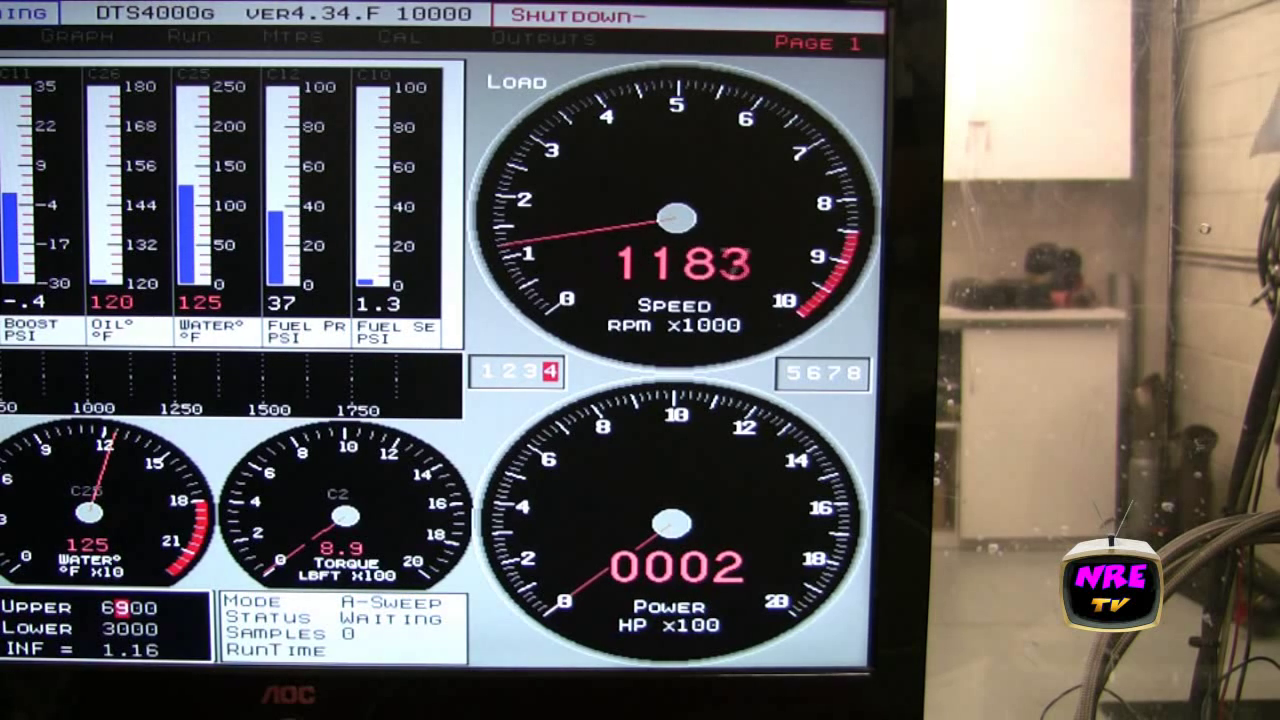
#> input picture cae/datasets/testing/frame_0.bmp, 1280 x 720 px
$ python smoothing1.py ../datasets/testing/frame_0.bmp
#> lines starting #> are read from the running program, lines starting #| are printed output that depends on the picture; after the words box and inside, x2 and y2 are one past the last pixel; in counts of white or black regions, pixels touching at a corner belong together
import sys
import cv2 as cv
import numpy as np

#  Global Variables

DELAY_CAPTION = 1500
DELAY_BLUR = 100
MAX_KERNEL_LENGTH = 31

src = None
dst = None
window_name = 'Smoothing Demo'


def main(argv):
    cv.namedWindow(window_name, cv.WINDOW_NORMAL)

    # Load the source image
    imageName = argv[0] if len(argv) > 0 else 'lena.jpg'

    global src
    src = cv.imread(cv.samples.findFile(imageName))
#> src is the input picture: shape (720, 1280, 3); mean B, G, R 90.6, 90.9, 94.1
    if src is None:
        print('Error opening image')
        print(
            'Usage: smoothing.py [image_name -- default ../data/lena.jpg] \n')
        return -1

    if display_caption('Original Image') != 0:
        return 0

    global dst
    dst = np.copy(src)
    if display_dst(DELAY_CAPTION) != 0:
        return 0

    # Applying Homogeneous blur
    if display_caption('Homogeneous Blur') != 0:
        return 0

    # [blur]
    for i in range(1, MAX_KERNEL_LENGTH, 2):
        dst = cv.blur(src, (i, i))
        if display_dst(DELAY_BLUR) != 0:
            return 0
    # [blur]

    # Applying Gaussian blur
    if display_caption('Gaussian Blur') != 0:
        return 0

    # [gaussianblur]
    for i in range(1, MAX_KERNEL_LENGTH, 2):
        dst = cv.GaussianBlur(src, (i, i), 0)
        if display_dst(DELAY_BLUR) != 0:
            return 0
    # [gaussianblur]

    # Applying Median blur
    if display_caption('Median Blur') != 0:
        return 0

    # [medianblur]
    for i in range(1, MAX_KERNEL_LENGTH, 2):
        dst = cv.medianBlur(src, i)
        if display_dst(DELAY_BLUR) != 0:
            return 0
    # [medianblur]

    # Applying Bilateral Filter
    if display_caption('Bilateral Blur') != 0:
        return 0

    # [bilateralfilter]
    # Remember, bilateral is a bit slow, so as value go higher, it takes long time
    for i in range(1, MAX_KERNEL_LENGTH, 2):
        dst = cv.bilateralFilter(src, i, i * 2, i / 2)
        if display_dst(DELAY_BLUR) != 0:
            return 0
    # [bilateralfilter]

    #  Done
    display_caption('Done!')

    return 0


def display_caption(caption):
#> called with caption = 'Original Image'
    global dst
    dst = np.zeros(src.shape, src.dtype)
    rows, cols, _ch = src.shape
#> rows = 720; cols = 1280
    cv.putText(dst, caption,
               (int(cols / 4), int(rows / 2)),
               cv.FONT_HERSHEY_COMPLEX, 1, (255, 255, 255))
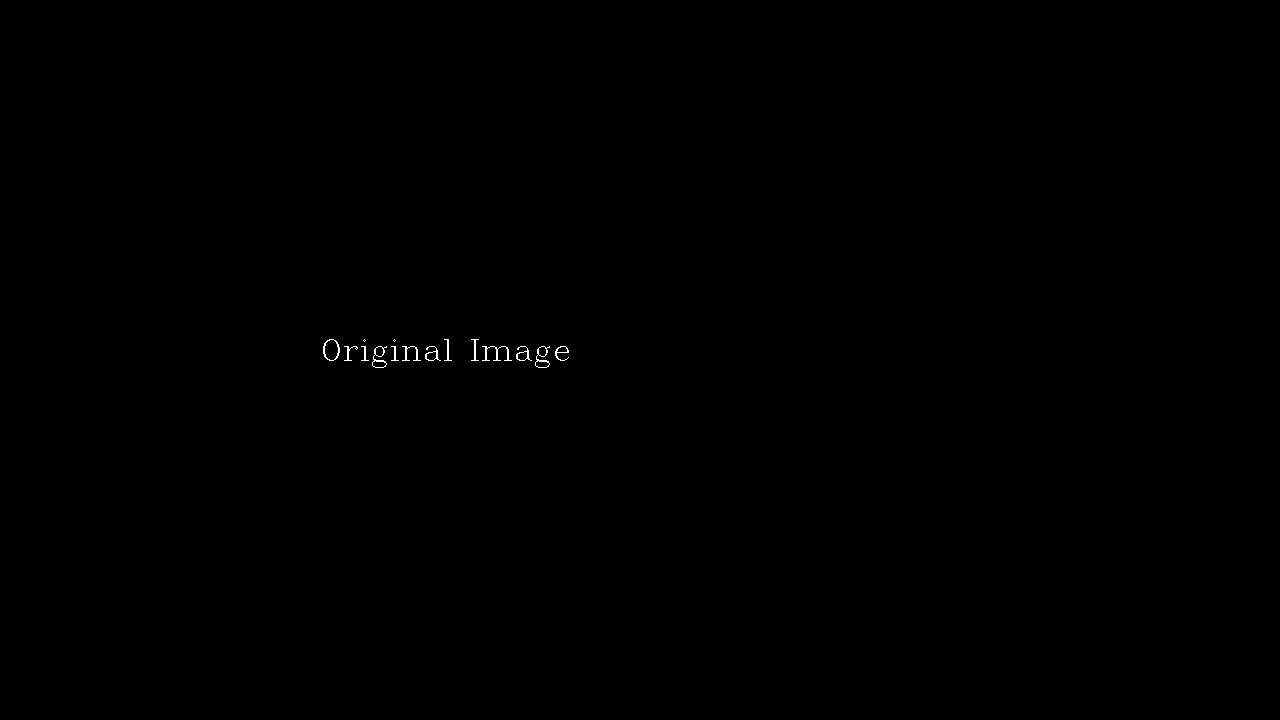
#> dst: shape (720, 1280, 3); 0.1% white in thin lines or dots, all inside (x1, y1, x2, y2) = (323, 339, 569, 368)

    return display_dst(DELAY_CAPTION)


def display_dst(delay):
#> called with delay = 1500
    cv.imshow(window_name, dst)
    c = cv.waitKey(delay)
#> (key Esc is pressed here)
    if c >= 0:
        return -1
    return 0


if __name__ == "__main__":
    main(sys.argv[1:])
